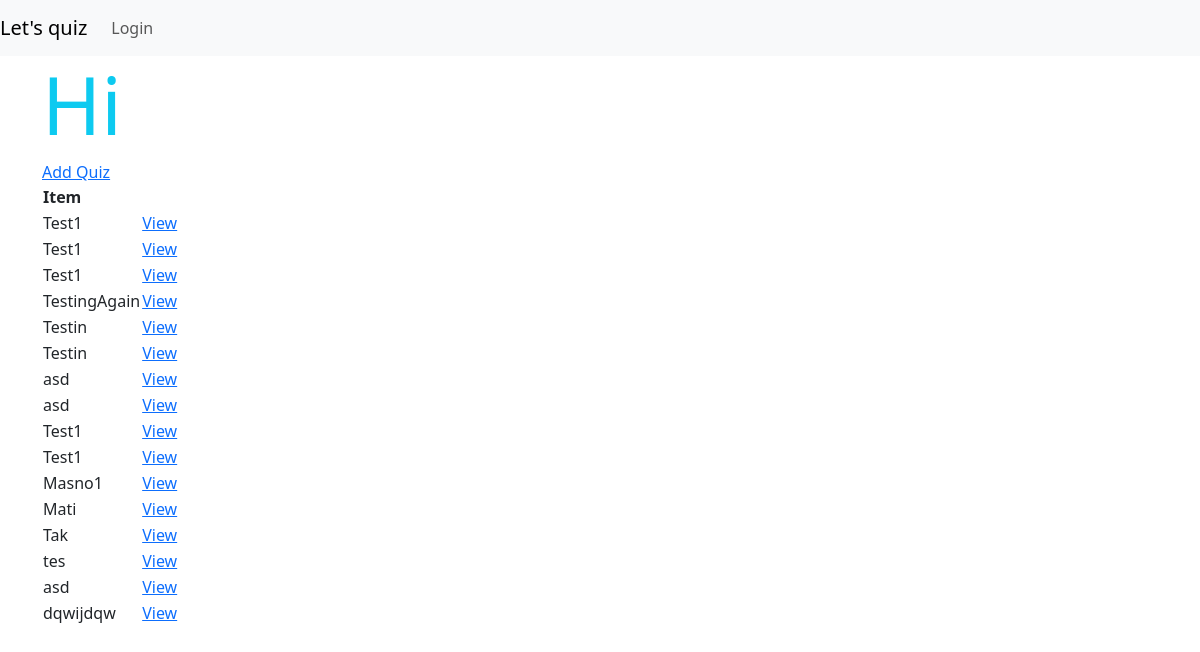
Before: / with the older database file.
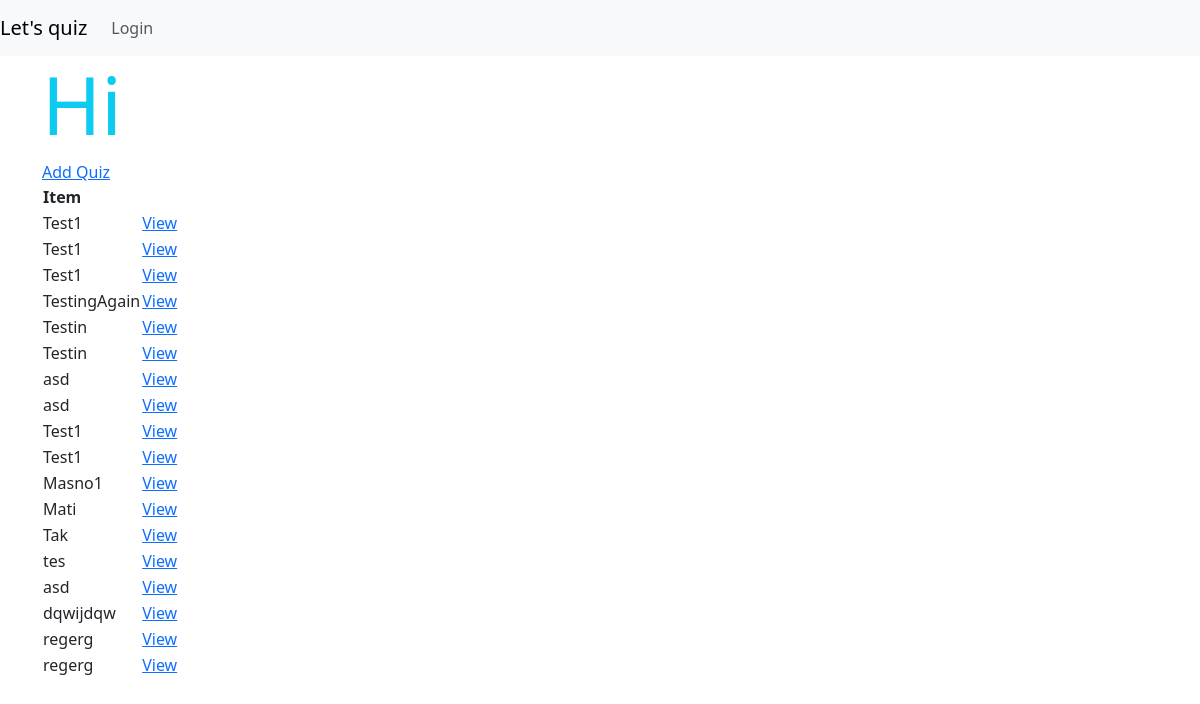
After: the same page with the newer database file.
### quiz/models.py (models this page shows, shortened)
class Quiz(models.Model):
    name = models.CharField(max_length=150)
    topic = models.CharField(max_length=120)
    number_of_questions = models.IntegerField()
    class Meta:
        verbose_name_plural = 'Quizes'

### quiz/views.py (the view)
# urls.py: path('', QuizList.as_view(), name='quizes'),
class QuizList(ListView):
    model = Quiz
    context_object_name = 'quizes'

### templates/quiz/quiz_list.html
{% extends 'quiz/base.html' %}
{% block content %}
    <h1 class="display-1 text-info">Hi {{ user.username }}</h1>
    <a href="{% url 'quiz:quiz-create' %}">Add Quiz</a>
    <table>
        <tr>
            <th>Item</th>
            <th></th>
        </tr>
        {% for quiz in quizes %}
        <tr>
            <td>{{quiz.name}}</td>
            <td><a href="{% url 'quiz:quiz' quiz.id %}">View</a></td>
        </tr>
        {% empty %}
        <h3>No quizes</h3>
        {% endfor %}
    </table>
{% endblock %}

Changed rows visible on the page:
added Quiz: name "regerg"
added Quiz: name "regerg"
